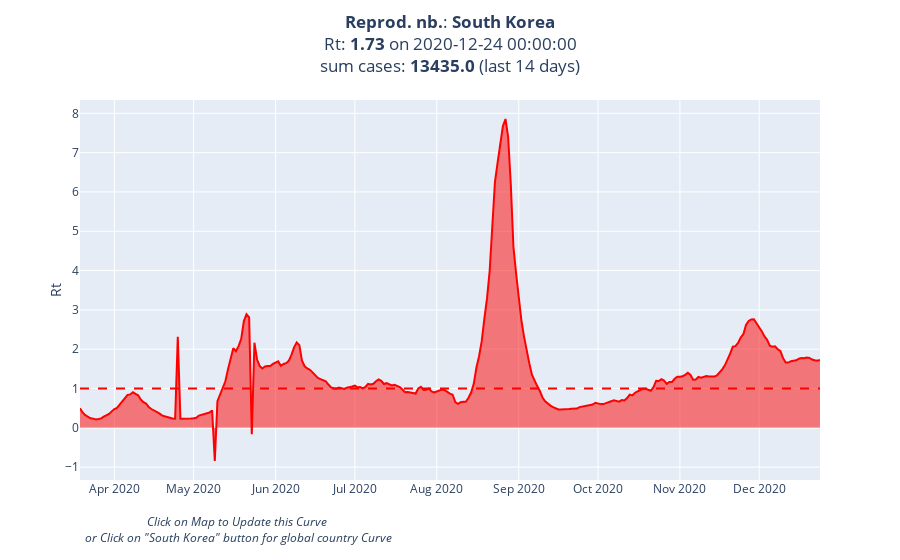

The notebook cell saved with this chart:
### Code cell
dep_curr = "South Korea"
ser_rt = df_feat_kr[df_feat_kr["date"] >= "2020-03-19"]["Rt"]
sum_pos_last = df_feat_kr["sum_cases"].values[-1]
figure_rt(ser_rt, dep_curr, sum_pos_last, country="South Korea")

### Figure 1 — Plotly figure (JSON) as saved in the notebook; plotly's stock layout.template omitted (floating-point values rounded to 4 significant figures; data arrays with more than 128 entries replaced by an {"elided": "..."} marker saying what was removed)
{"data": [{"fill": "tozeroy", "line": {"color": "red"}, "mode": "lines", "name": "South Korea", "type": "scatter", "x": {"elided": "281 str values"}, "y": {"elided": "281 float values"}}, {"hoverinfo": "skip", "line": {"color": "red", "dash": "dash"}, "mode": "lines", "type": "scatter", "x": ["2020-03-19T00:00:00", "2020-12-24T00:00:00"], "y": [1, 1]}], "layout": {"annotations": [{"showarrow": false, "text": "<i>Click on Map to Update this Curve<br> or Click on \"South Korea\" button for global country Curve</i>", "x": 0, "xref": "paper", "y": -0.18, "yref": "paper"}], "font": {"size": 12}, "showlegend": false, "title": {"text": "<b>Reprod. nb.</b>: <b>South Korea</b><br>Rt: <b>1.73</b> on 2020-12-24 00:00:00<br>sum cases: <b>13435.0</b> (last 14 days)", "x": 0.5, "xanchor": "center", "y": 0.95, "yanchor": "top"}, "yaxis": {"title": {"standoff": 0, "text": "Rt"}}}}
